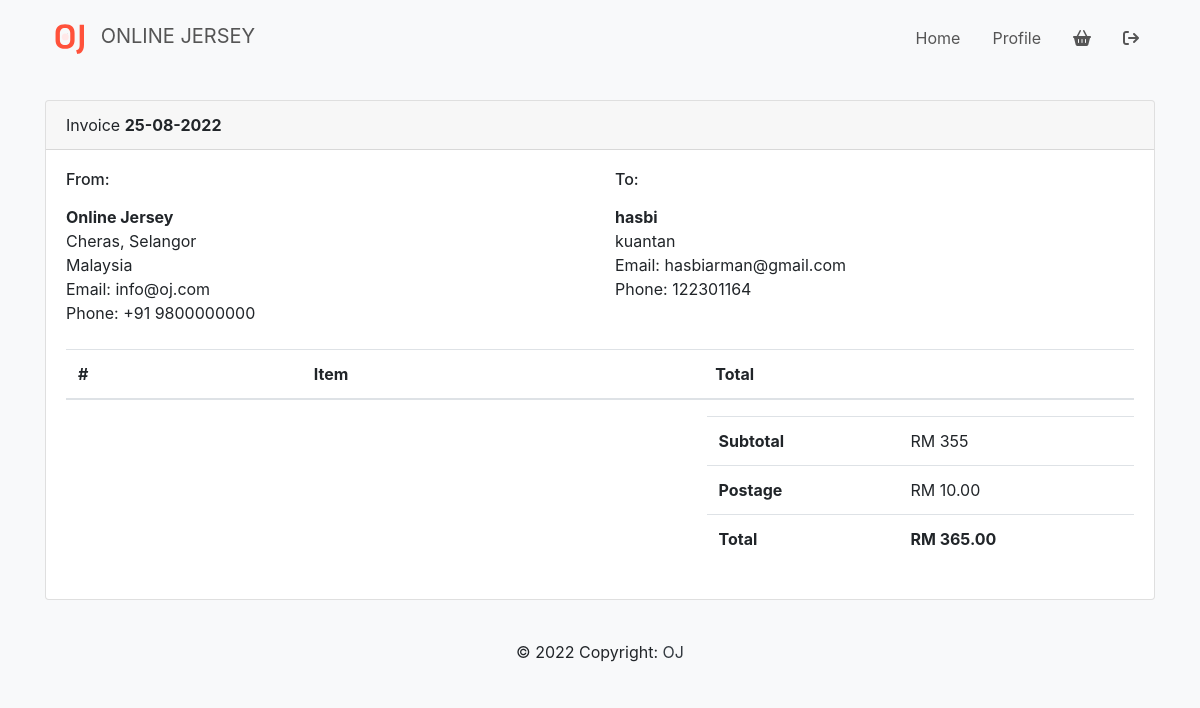
The app's page /products/invoice.php (signed in), older data.
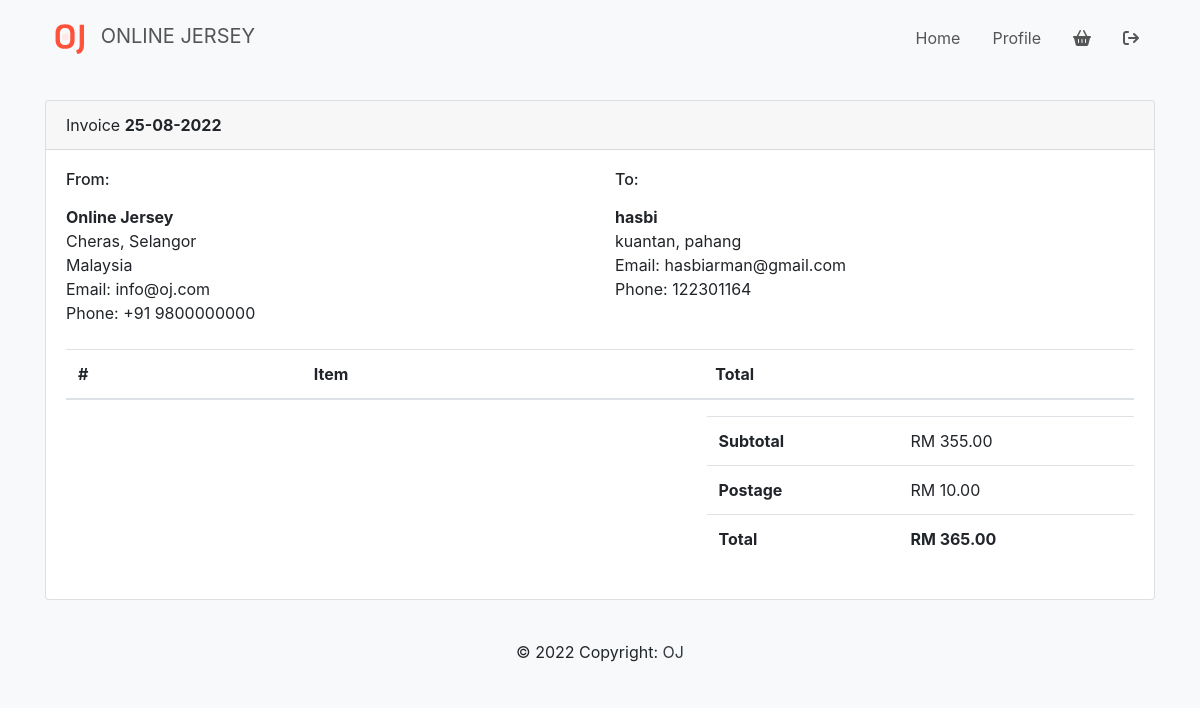
The same page, newer data.
### tables this page shows
CREATE TABLE `user` (
  `user_id` int NOT NULL,
  `role_id` int DEFAULT NULL,
  `user_name` varchar(255) NOT NULL,
  `user_contact` int NOT NULL,
  `user_address` varchar(255) NOT NULL,
  `user_password` varchar(255) NOT NULL,
  `user_email` varchar(200) DEFAULT NULL
);

### products/invoice.php (the view, shortened to what this page needs)
<?php
include('connection.php');
if (isset ($_SESSION["id"])) {
?>
<!doctype html>
<html lang="en">
  <head>
    <?php include('layouts/header.php') ?>
  </head>
  <body class="bg-light">
      <?php include('layouts/navbar.php'); ?>
  <div class="container">
        <div class="card">
            <div class="card-header">
                Invoice
                <strong><?php echo date("d-m-Y") ?></strong>
            </div>
            <div class="card-body">
                <div class="row mb-4">
                    <div class="col-sm-6">
                        <h6 class="mb-3">From:</h6>
                        <div>
                            <strong>Online Jersey</strong>
                        </div>
                        <div>Cheras, Selangor</div>
                        <div>Malaysia</div>
                        <div>Email: info@oj.com</div>
                        <div>Phone: +91 9800000000</div>
                    </div>
                    <div class="col-sm-6">
                        <?php
                        $sql = mysqli_query($conn, "select * from user where user_id='".$_SESSION["id"]."'");
                        while($data=mysqli_fetch_array($sql, MYSQLI_BOTH))
                        {
                        ?>
                        <h6 class="mb-3">To:</h6>
                        <div>
                            <strong><?php echo $data['user_name']?></strong>
                        </div>
                        <div><?php echo $data['user_address']?></div>
                        <div>Email: <?php echo $data['user_email']?></div>
                        <div>Phone: <?php echo $data['user_contact']?></div>
                        <?php
                        }
                        ?>
                    </div>
                </div>
                <div class="table-responsive-sm">
                    <table class="table table-striped">
                        <thead>
                            <tr>
                                <th class="center">#</th>
                                <th>Item</th>
                                <th class="right">Total</th>
                            </tr>
                        </thead>
                    </table>
                </div>
                <div class="row">
                  <?php
                    $postage = 10.00;
                    $sql = "SELECT j.jersey_name, j.jersey_price, d.quantity,SUM(d.quantity) AS 'quantityTotal', SUM(d.quantity*j.jersey_price) AS 'Total' FROM order_details d JOIN jersey j ON j.jersey_id = d.jersey_id WHERE orders_id = (SELECT MAX(orders_id) FROM order_details)";
                    $qry=mysqli_query($conn,$sql);
                    $row=mysqli_num_rows($qry);
                    if($row > 0)
                    {
                      while($d = mysqli_fetch_assoc($qry))
                      {
                  ?>
                    <div class="col-lg-4 col-sm-5">
                    </div>
                    <div class="col-lg-5 col-sm-5 ml-auto">
                        <table class="table table-clear">
                            <tbody>
                                <tr>
                                    <td class="left">
                                        <strong>Subtotal</strong>
                                    </td>
                                    <td class="right">RM <?php echo $d['Total'];?></td>
                                </tr>
                                <tr>
                                    <td class="left">
                                        <strong>Postage</strong>
                                    </td>
                                    <td class="right">RM <?php echo number_format($postage, 2);?></td>
                                </tr>
                                <tr>
                                    <td class="left">
                                        <strong>Total</strong>
                                    </td>
                                    <td class="right">
                                        <strong>RM <?php echo number_format($d['Total'] + $postage,2);?></strong>
                                    </td>
                                </tr>
                            </tbody>
                        </table>
                    </div>
                  <?php
                    }
                  }
                  ?>
                </div>
            </div>
        </div>
    </div>
    <?php include('layouts/footer.php'); ?>
  </body>
</html>
<?php
}
?>

Row changes from the older to the newer data that the page shows:
changed user "hasbi": user_address "kuantan" → "kuantan, pahang"
Text that changed along with them:
new list line: "Subtotal RM 355.00 Postage RM 10.00 Total RM 365.00"
list line gone: "Subtotal RM 355 Postage RM 10.00 Total RM 365.00"
